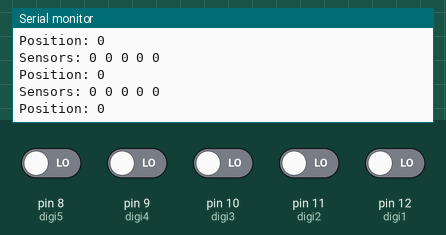
This sketch was run on a simulated Arduino Uno, built with avr-gcc and run on an emulated ATmega328P. Shown: the last lines printed to the serial monitor. The test bench sets the inputs (shaded band); at power-on: pin 8 (digi5), pin 9 (digi4), pin 10 (digi3), pin 11 (digi2), pin 12 (digi1) LOW.

Above: at 1.2 s.
1.3 s: pin 8 (digi5) driven HIGH
At 1.57 s:
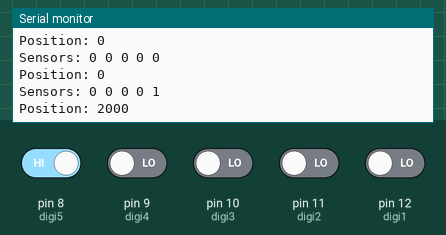
2.8 s: pin 9 (digi4) driven HIGH
At 2.97 s:
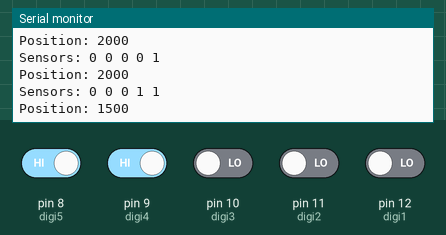
4.3 s: pin 10 (digi3) driven HIGH
At 4.58 s:
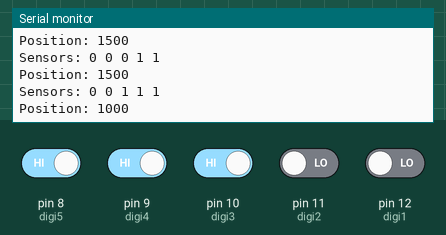
5.8 s: pin 11 (digi2) driven HIGH
At 5.98 s:
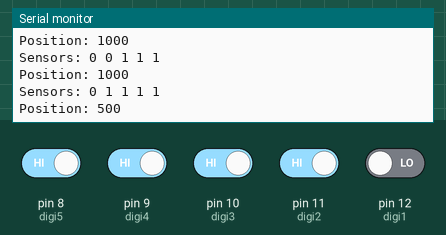
7.3 s: pin 12 (digi1) driven HIGH
At 7.59 s:
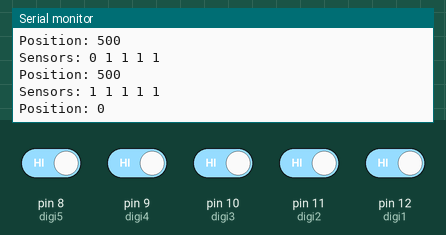
8.8 s: pin 8 (digi5) driven LOW
At 8.99 s:
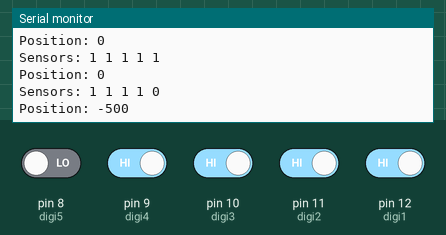
Timing chart, 0 to 11.3 s (numbered marks = the images above; inputs shaded):
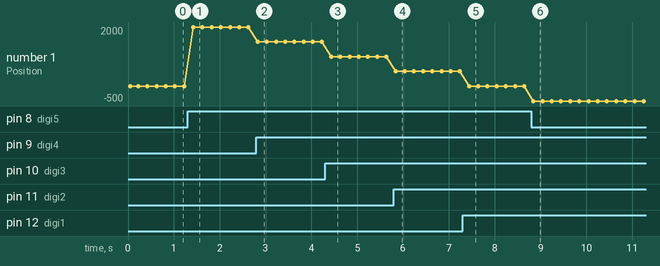

Measured:
- after the input at 1.3 s, the serial monitor: prints a new line after 0.10 s (image 1)
- after the input at 2.8 s, the serial monitor: prints a new line at once (image 2)
- after the input at 4.3 s, the serial monitor: prints a new line after 0.11 s (image 3)
- after the input at 5.8 s, the serial monitor: prints a new line at once (image 4)
- after the input at 7.3 s, the serial monitor: prints a new line after 0.12 s (image 5)
- after the input at 8.8 s, the serial monitor: prints a new line at once (image 6)
- plotted number 1: 0 → 2000 after the input at 1.3 s, 2000 → 1500 after the input at 2.8 s, 1500 → 1000 after the input at 4.3 s, 1000 → 500 after the input at 5.8 s, 0 → -500 after the input at 8.8 s

The sketch:

M_com_tester_sensor_cal.ino
```cpp
#define digi1 12 //color:
#define digi2 11 //color:
#define digi3 10 //color:
#define digi4 9 //color:
#define digi5 8 //color:


#define SensorCount 5

void setup() {
    Serial.begin(9600); // Initialize Serial Monitor

    // Set sensor pins as input
    pinMode(digi1, INPUT);
    pinMode(digi2, INPUT);
    pinMode(digi3, INPUT);
    pinMode(digi4, INPUT);
    pinMode(digi5, INPUT);

    Serial.println("Calculating line position...");
}

void loop() {
    // Read digital sensor values
    int sensor1 = digitalRead(digi1);
    int sensor2 = digitalRead(digi2);
    int sensor3 = digitalRead(digi3);
    int sensor4 = digitalRead(digi4);
    int sensor5 = digitalRead(digi5);

    // Calculate position based on active sensors
    int position = calculatePosition(sensor1, sensor2, sensor3, sensor4, sensor5);

    // Print the individual sensor readings
    Serial.print("Sensors: ");
    Serial.print(sensor1 == HIGH ? "1" : "0");
    Serial.print(" ");
    Serial.print(sensor2 == HIGH ? "1" : "0");
    Serial.print(" ");
    Serial.print(sensor3 == HIGH ? "1" : "0");
    Serial.print(" ");
    Serial.print(sensor4 == HIGH ? "1" : "0");
    Serial.print(" ");
    Serial.println(sensor5 == HIGH ? "1" : "0");

    // Print the calculated position
    Serial.print("Position: ");
    Serial.println(position);

    delay(200); // Small delay for readability
}

// Function to calculate position
int calculatePosition(int s1, int s2, int s3, int s4, int s5) {
    // Weights for each sensor from left (-2000) to right (2000)
    const int weights[SensorCount] = {-2000, -1000, 0, 1000, 2000};
    int sumWeighted = 0; // Sum of weighted sensor values
    int sumActiveSensors = 0; // Count of active sensors

    // Accumulate weighted sum and count active sensors
    if (s1 == HIGH) { sumWeighted += weights[0]; sumActiveSensors++; }
    if (s2 == HIGH) { sumWeighted += weights[1]; sumActiveSensors++; }
    if (s3 == HIGH) { sumWeighted += weights[2]; sumActiveSensors++; }
    if (s4 == HIGH) { sumWeighted += weights[3]; sumActiveSensors++; }
    if (s5 == HIGH) { sumWeighted += weights[4]; sumActiveSensors++; }

    // Prevent division by zero in case no sensors are active
    if (sumActiveSensors > 0) {
        return sumWeighted / sumActiveSensors;
    } else {
        return 0; // Default to center when no sensors detect the line
    }
}
```
